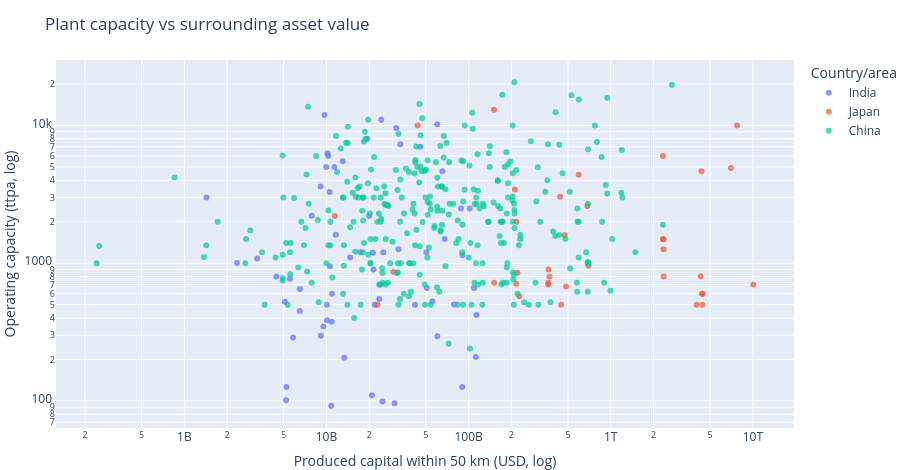

The notebook cell saved with this chart:
### Markdown cell above
### Exercise 3: Visualize Plants with Exposure Context
**Task:** Create a map of steel plants enriched with LitPop fields.
- Color plants by a LitPop metric (e.g. local population or asset exposure)
- Size markers by plant capacity
- Add hover details with both plant attributes (`Plant name (English)`, `Owner`, capacity) and the matched LitPop values

Interpret briefly: where do large plants sit relative to high population / high asset-value areas?

### Code cell
# Create visualization of plants colored by LitPop exposure metrics

# size can't handle NaN, keep only plants with a known operating capacity
plot_df = df_enriched.dropna(subset=["Capacity (ttpa)"])
plot_df = plot_df[plot_df["Capacity (ttpa)"] > 0].copy()

# litpop_value_50km spans several orders of magnitude too, log scale for color
plot_df["log_exposure_50km"] = np.log10(plot_df["litpop_value_50km"])

# both capacity and exposure are heavily skewed (few huge values), so a raw
# Pearson correlation is dominated by outliers -> also check log-log Pearson
# and Spearman (rank-based, doesn't care about the skew at all)
pearson = plot_df["Capacity (ttpa)"].corr(plot_df["litpop_value_50km"])
log_pair = np.log10(plot_df[["Capacity (ttpa)", "litpop_value_50km"]]).dropna()
log_pearson = log_pair.corr().iloc[0, 1]
spearman = plot_df["Capacity (ttpa)"].corr(plot_df["litpop_value_50km"], method="spearman")

print("Correlation between plant capacity and produced capital within 50 km")
print(f"  Pearson (raw)   : {pearson:.3f}")
print(f"  Pearson (log10) : {log_pearson:.3f}")
print(f"  Spearman (rank) : {spearman:.3f}")

fig = px.scatter_map(
    plot_df,
    lat="Latitude",
    lon="Longitude",
    size="Capacity (ttpa)",
    color="log_exposure_50km",
    hover_name="Plant name (English)",
    hover_data=["Owner", "Capacity (ttpa)", "litpop_value_50km"],
    title="Plants sized by capacity, colored by LitPop asset exposure within 50km (log10 USD)",
    color_continuous_scale="Plasma",
    size_max=25,
    # this map only has China/India/Japan data, so auto-center (which defaults
    # to lat=0, lon=0, near Africa) would be wrong -> center on the data instead
    center=dict(lat=plot_df["Latitude"].mean(), lon=plot_df["Longitude"].mean()),
    zoom=2.3,
    height=650,
)
fig.update_traces(marker=dict(opacity=0.85))
fig.update_layout(
    map_style="carto-positron",
    margin=dict(l=0, r=0, t=60, b=0),
    coloraxis_colorbar=dict(title="log10(exposure<br>50km, USD)"),
)
fig.show()

# second view: the actual relationship, log-log scatter colored by country
fig2 = px.scatter(
    plot_df,
    x="litpop_value_50km",
    y="Capacity (ttpa)",
    color="Country/area",
    hover_name="Plant name (English)",
    log_x=True,
    log_y=True,
    opacity=0.7,
    labels={"litpop_value_50km": "Produced capital within 50 km (USD, log)",
            "Capacity (ttpa)": "Operating capacity (ttpa, log)"},
    title="Plant capacity vs surrounding asset value",
)
fig2.update_layout(height=470, margin=dict(l=0, r=0, t=60, b=0))
fig2.show()

### Figure 1 — Plotly figure (JSON) as saved in the notebook; plotly's stock layout.template omitted (floating-point values rounded to 4 significant figures; data arrays with more than 128 entries replaced by an {"elided": "..."} marker saying what was removed)
{"data": [{"hovertemplate": "<b>%{hovertext}</b><br><br>Country/area=India<br>Produced capital within 50 km (USD, log)=%{x}<br>Operating capacity (ttpa, log)=%{y}<extra></extra>", "hovertext": ["Action Ispat and Power Jharsuguda steel plant", "Adhunik Metaliks Kuanrmunda steel plant", "ArcelorMittal Nippon Steel Hazira plant", "Arjas Steel Tadipatri plant", "BMM Ispat Danapur steel plant", "Captain Steel Debipur steel plant", "Crest Steel and Power Mangatta steel plant", "Electrosteel Bokaro steel plant", "Evonith Value Steel Wardha steel plant", "Gallantt Ispat Gorakhpur steel plant", "Godawari Power and Ispat Siltara steel plant", "Hospet Steels Hospet plant", "Jai Balaji Durgapur Unit IV steel plant", "Jai Balaji Jyoti Steels Sundargarh plant", "Jayaswal Neco Industries Raipur steel plant", "Jindal Stainless Hisar steel plant", "Jindal Stainless Jajpur steel plant", "Jindal Steel Angul steel plant", "Jindal Steel Raigarh steel plant", "JSOL Angul steel plant", "JSW BPSL Jharsuguda steel plant", "JSW Steel Dolvi steel plant", "JSW Steel Raigarh steel plant", "JSW Steel Salem steel plant", "JSW Steel Vijayanagar steel plant", "JSW Vijayanagar Metallics steel plant", "Mesco Steel Kalinganagar plant", "Mono Steel Gandhidham plant", "MSP Steel & Power Raigarh plant", "Mukand Sumi Special Steel Hospet steel plant", "N R Ispat and Power Raigarh steel plant", "Neelachal Ispat Nigam steel plant", "Nilachal Iron & Power Gamharia steel plant", "NMDC Nagarnar steel plant", "Orissa Alloy Steel Kharagpur Plant", "Orissa Metaliks Kharagpur steel plant", "Orissa Metaliks Markuta steel plant", "Orissa Sponge Iron and Steel plant", "Prakash Industries Janjgir steel plant", "Rashmi Metaliks Kharagpur steel plant", "RINL Vizag Steel plant", "Rungta Mines Chaliyama steel plant", "Rungta Mines Dhenkanal steel plant", "Rungta Mines Kamanda steel plant", "Rungta Mines Karakhendra steel plant", "SAIL Alloy steel plant", "SAIL Bhilai steel plant", "SAIL Bokaro steel plant", "SAIL Durgapur steel plant", "SAIL IISCO steel plant", "SAIL Rourkela steel plant", "Shakambhari Ispat and Power Purulia steel plant", "Shri Bajrang Power & Ispat Tilda steel plant", "Shyam Metalics Jamuria steel plant", "Shyam Metalics Sambalpur steel plant", "Shyam Steel Mejia steel plant", "Shyam Steel Raghunathpur steel plant", "Sunflag Iron and Steel plant", "Tata Steel Gamharia steel plant", "Tata Steel Jamshedpur steel plant", "Tata Steel Kalinganagar steel plant", "Tata Steel Meramandali steel plant", "Welspun Metallics Anjar Steel plant", "Yazdani Steel and Power Kalinganagar steel plant"], "legendgroup": "India", "marker": {"color": "#636efa", "opacity": 0.7, "symbol": "circle"}, "mode": "markers", "name": "India", "orientation": "v", "showlegend": true, "type": "scatter", "x": [10880000000.0, 10060000000.0, 30950000000.0, 2350000000.0, 7882000000.0, 112400000000.0, 30140000000.0, 67850000000.0, 3249000000.0, 55580000000.0, 50790000000.0, 6494000000.0, 60250000000.0, 10790000000.0, 50470000000.0, 4432000000.0, 19930000000.0, 10290000000.0, 9080000000.0, 10150000000.0, 11360000000.0, 60100000000.0, 10560000000.0, 32130000000.0, 9689000000.0, 9966000000.0, 17330000000.0, 5533000000.0, 10100000000.0, 6488000000.0, 9125000000.0, 14660000000.0, 24760000000.0, 1431000000.0, 23520000000.0, 21440000000.0, 10920000000.0, 5190000000.0, 21210000000.0, 21870000000.0, 33040000000.0, 23860000000.0, 13340000000.0, 9512000000.0, 5229000000.0, 78870000000.0, 45790000000.0, 65360000000.0, 88370000000.0, 101800000000.0, 10500000000.0, 109200000000.0, 41930000000.0, 90680000000.0, 11640000000.0, 90180000000.0, 113700000000.0, 5104000000.0, 25100000000.0, 24280000000.0, 19410000000.0, 13010000000.0, 5820000000.0, 20860000000.0], "xaxis": "x", "y": [375.0, 500.0, 9600.0, 1005.0, 2208.0, 208.0, 96.0, 1500.0, 1080.0, 528.0, 659.0, 650.0, 295.0, 92.0, 1200.0, 800.0, 2200.0, 6000.0, 3600.0, 6300.0, 5000.0, 10200.0, 950.0, 1260.0, 11900.0, 5000.0, 1200.0, 770.0, 385.0, 450.0, 297.0, 1100.0, 99.0, 3000.0, 550.0, 900.0, 600.0, 101.0, 1190.0, 498.0, 7300.0, 696.0, 206.0, 347.0, 126.0, 501.0, 6999.0, 4652.0, 2499.0, 2499.0, 3282.0, 660.0, 500.0, 1144.0, 1606.0, 126.0, 420.0, 525.0, 1200.0, 11000.0, 8000.0, 5510.0, 288.0, 110.0], "yaxis": "y"}, {"hovertemplate": "<b>%{hovertext}</b><br><br>Country/area=Japan<br>Produced capital within 50 km (USD, log)=%{x}<br>Operating capacity (ttpa, log)=%{y}<extra></extra>", "hovertext": ["Aichi Steel Chita plant (Tokai)", "Chubu Steel Plate Nagoya plant", "Daido Steel Chita plant (Tokai)", "Godo Steel Funabashi Works", "Godo Steel Himeji Works", "Godo Steel Osaka Works", "JFE Bars & Shapes Himeji Works steel plant", "JFE Bars & Shapes Kashima Works steel plant", "JFE East Japan Works (Chiba) steel plant", "JFE Sendai Works steel plant", "JFE West Japan Works (Fukuyama) steel plant", "JFE West Japan Works (Kurashiki) steel plant", "Kishiwada Steel Osaka steel plant", "Kobe Kakogawa Works steel plant", "Kyoei Steel Hirakata Division (Osaka)", "Kyoei Steel Nagoya Division (Tokai)", "Kyoei Steel Yamaguchi Division (Yamaguchi)", "Nakayama Steel Products Osaka plant", "Nakayama Steel Works Osaka", "Nippon East Japan Works (Kashima) steel plant", "Nippon East Japan Works (Kimitsu) steel plant", "Nippon Kansai Works (Wakayama Area, Wakayama) steel plant", "Nippon Kyushu Works (Oita Area, Oita) steel plant", "Nippon Nagoya steel plant", "Nippon Sanyo Special Steel", "Nippon Setouchi Works (Hirohata Area) steel plant", "Nippon Stainless Steel Yamaguchi Works (Hikari Area) steel plant", "Nippon Stainless Steel Yamaguchi Works (Shunan Area) steel plant", "North Nippon Muroran Works steel plant", "Osaka Steel Sakai Works", "Tokyo Steel Kyushu plant", "Tokyo Steel Okayama plant", "Tokyo Steel Tahara plant", "Tokyo Steel Utsunomiya plant", "Topy Industries Toyohashi steel plant", "Yamato Steel Himeji Plant"], "legendgroup": "Japan", "marker": {"color": "#EF553B", "opacity": 0.7, "symbol": "circle"}, "mode": "markers", "name": "Japan", "orientation": "v", "showlegend": true, "type": "scatter", "x": [2355000000000.0, 2357000000000.0, 2327000000000.0, 10080000000000.0, 448000000000.0, 4408000000000.0, 364500000000.0, 151300000000.0, 6999000000000.0, 220200000000.0, 151000000000.0, 216900000000.0, 4025000000000.0, 594600000000.0, 4290000000000.0, 2355000000000.0, 227200000000.0, 4426000000000.0, 4390000000000.0, 211200000000.0, 7741000000000.0, 440200000000.0, 43750000000.0, 2327000000000.0, 474300000000.0, 364400000000.0, 22840000000.0, 29510000000.0, 11470000000.0, 4349000000000.0, 484300000000.0, 216000000000.0, 684700000000.0, 370400000000.0, 697500000000.0, 363300000000.0], "xaxis": "x", "y": [1495.0, 800.0, 1500.0, 700.0, 500.0, 500.0, 900.0, 720.0, 4915.0, 852.0, 13000.0, 2000.0, 500.0, 4394.0, 805.0, 1265.0, 575.0, 600.0, 600.0, 3432.0, 10000.0, 3043.0, 9999.0, 6000.0, 1596.0, 720.0, 500.0, 866.0, 2200.0, 4650.0, 678.0, 708.0, 2600.0, 800.0, 960.0, 700.0], "yaxis": "y"}, {"hovertemplate": "<b>%{hovertext}</b><br><br>Country/area=China<br>Produced capital within 50 km (USD, log)=%{x}<br>Operating capacity (ttpa, log)=%{y}<extra></extra>", "hovertext": {"elided": "323 str values"}, "legendgroup": "China", "marker": {"color": "#00cc96", "opacity": 0.7, "symbol": "circle"}, "mode": "markers", "name": "China", "orientation": "v", "showlegend": true, "type": "scatter", "x": {"elided": "323 float values"}, "xaxis": "x", "y": {"elided": "323 float values"}, "yaxis": "y"}], "layout": {"height": 470, "legend": {"title": {"text": "Country/area"}, "tracegroupgap": 0}, "margin": {"b": 0, "l": 0, "r": 0, "t": 60}, "title": {"text": "Plant capacity vs surrounding asset value"}, "xaxis": {"anchor": "y", "domain": [0, 1], "title": {"text": "Produced capital within 50 km (USD, log)"}, "type": "log"}, "yaxis": {"anchor": "x", "domain": [0, 1], "title": {"text": "Operating capacity (ttpa, log)"}, "type": "log"}}}
